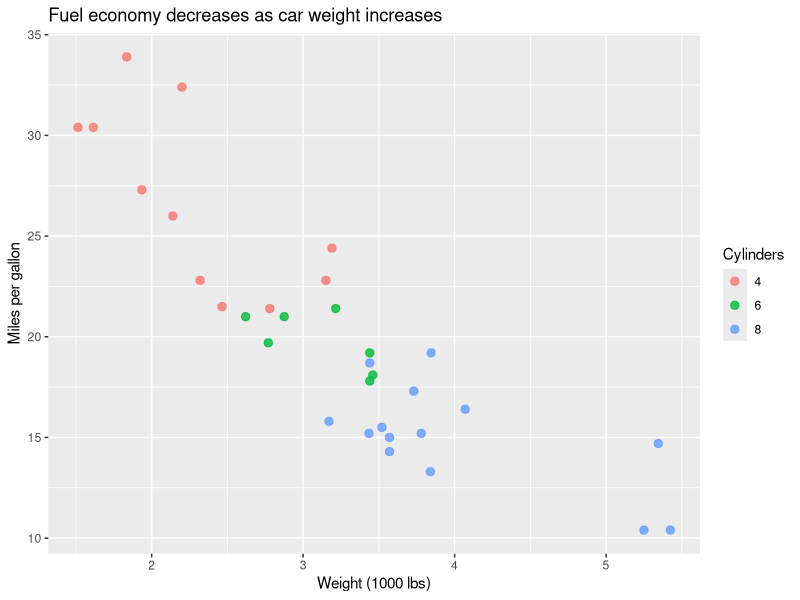

Reproduce this figure in R. (Note: this script raises an error after producing the figure.)
## ---- chunk 1
#| label: fig-yield-analysis
#| fig-cap: "Annual crop yield trends by region (2000-2023)."
#| warning: false
#| message: false
library(tidyverse)
# Analysis code here...
## ---- chunk 2
#| label: fig-map
#| fig-cap: "Spatial distribution of marine protected areas."
#| eval: true
mtcars |>
  dplyr::mutate(cyl = factor(cyl)) |>
  ggplot2::ggplot(ggplot2::aes(x = wt, y = mpg, color = cyl)) +
  ggplot2::geom_point(size = 2.5, alpha = 0.8) +
  ggplot2::labs(
    title = "Fuel economy decreases as car weight increases",
    x = "Weight (1000 lbs)",
    y = "Miles per gallon",
    color = "Cylinders"
  )
## ---- chunk 3
#| label: tbl-summary
#| tbl-cap: "Summary statistics of model performance."
knitr::kable(summary_df, format = "latex", booktabs = TRUE) |>
  save_kable("tables/summary_table.tex")
## ---- chunk 4
gt_table |>
  gtsave("tables/summary_table.tex")
## ---- chunk 5
tar_quarto(report, "analysis/final_report.qmd")
## ---- chunk 6
#| label: fig-results
#| echo: false
plot(results)
